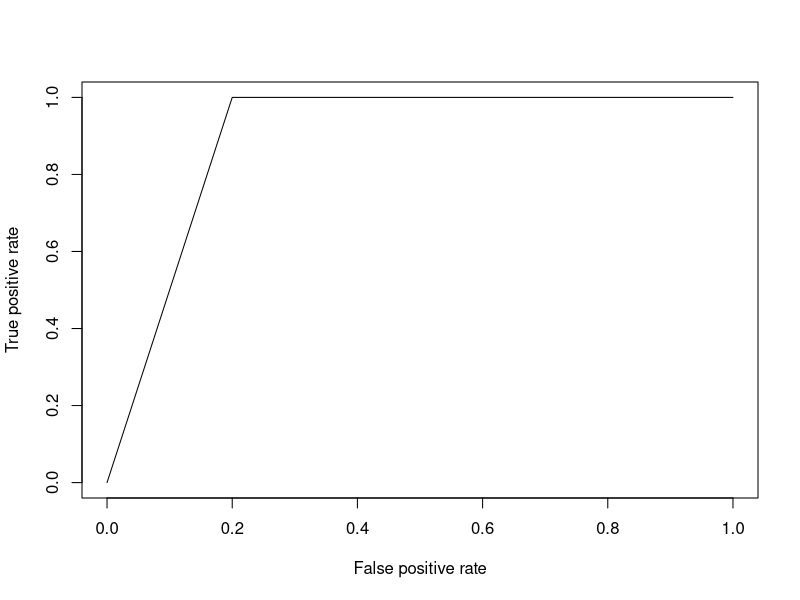

The R source for this figure:
#logistic regression
#for mtcars dataset use dplyr
library(dplyr)
library(ROCR)#for ROC AUC
library(caTools)#for split

head(mtcars)
split<- sample.split(mtcars$vs,SplitRatio = 0.7)#vs is target variable
training<-subset(mtcars,split==TRUE)
testing<-subset(mtcars,split==FALSE)

dim(mtcars)
colnames(mtcars)

#model
model<-glm(
  formula=vs~wt+disp,data = mtcars, 
  family =  binomial(link="logit")
  )#input variables are wt and disp

summary(model)
coef(model)

predns <- predict(model,testing)
predns #you get probs

predns <- ifelse(predns>0.5,1,0)
predns

table(predns,testing$vs)
ROCPred <- prediction(predns, testing$vs)  

ROCPer <- performance(ROCPred, measure = "tpr",  

                             x.measure = "fpr") 

   

auc <- performance(ROCPred, measure = "auc") 

auc <- auc@y.values[[1]] 
plot(ROCPer)
